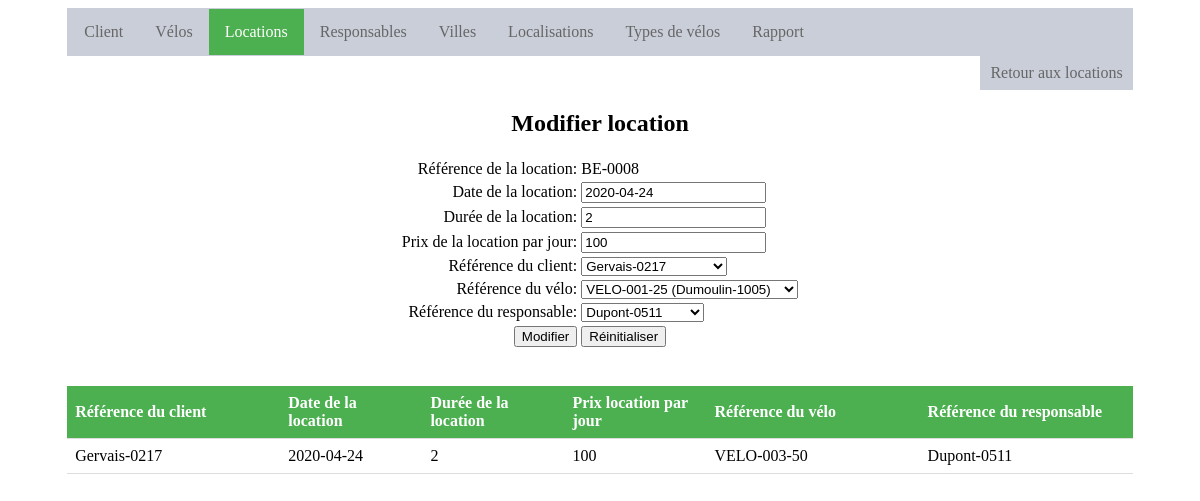
The page /update_location.php?id_location=BE-0008 on the database its author committed.
### tables this page shows
CREATE TABLE IF NOT EXISTS `Location` (
  `id_location` varchar(20) NOT NULL,
  `date_location` date NOT NULL,
  `duree_location` varchar(3) NOT NULL,
  `prix_location` varchar(3) NOT NULL,
  `id_client` varchar(20) NOT NULL,
  `id_velo` varchar(20) NOT NULL,
  `id_responsable` varchar(20) NOT NULL
);

### update_location.php (the view, shortened to what this page needs)
<!DOCTYPE html>
<html>
<link rel="stylesheet" type="text/css" href="./style.css">
<head>
</head>
<body>
<div class="contenant">
	<div class="menu">
		<ul class="menu">
			<li class="menu"><a href="index.php">Client</a></li>
			<li class="menu"><a href="velo.php">V&eacute;los</a></li>
			<li class="menu"><a class="active" href="location.php">Locations</a></li>
			<li class="menu"><a href="responsable.php">Responsables</a></li>
			<li class="menu"><a href="ville.php">Villes</a></li>
			<li class="menu"><a href="localisation.php">Localisations</a></li>
			<li class="menu"><a href="type_velo.php">Types de v&eacute;los</a></li>
			<li class="menu"><a href="rapport.php">Rapport</a></li>
		</ul>
		<ul class="menu_s">
			<li class="menu_s"><a href="location.php">Retour aux locations</a></li>
		</ul>
	</div>
	<div>
	<h2 align="center"> Modifier location</h2>
	<?php
	if (isset($_GET['id_location'])){
		$db_user = "s160180";
		$db= "mschyns_s160180";
		$db_pass = "mrhxz46474";
		$con= mysqli_connect("php2.hec.ulg.ac.be",$db_user,$db_pass,$db);
		$id_location = $_GET["id_location"];
		$requete = "SELECT * FROM Location WHERE id_location = '" . $id_location . "'";
		$result = mysqli_query($con, $requete);
		$nbLigne = mysqli_num_rows($result);
		if($nbLigne == 0){
			die("<center class=\"alert\">Cette location '.$id_location.' est inexistant.</center>");
		}else{
			$row = mysqli_fetch_array($result);
			$date_location=$row['date_location'];
			$duree_location=$row['duree_location'];
			$prix_location=$row['prix_location'];
			$id_client=$row['id_client'];
			$id_velo=$row['id_velo'];
			$id_responsable=$row['id_responsable'];
		}
		echo "<form name=\"location_update\" action=\"update_location.php?id_location=$id_location\" method=\"post\">";
		echo "<table align=\"center\">";
		echo "<tr><td align=right>R&eacute;f&eacute;rence de la location: </td><td>".$id_location."<input type=\"hidden\" name=\"id_location\" value=\"".$id_location."\"></td></tr>";
		echo "<tr><td align=right>Date de la location: </td><td><input type=\"text\" name=\"date_location\" value=\"".$date_location."\"></td></tr>";
		echo "<tr><td align=right>Dur&eacute;e de la location: </td><td><input type=\"text\" name=\"duree_location\" value=\"".$duree_location."\"></td></tr>";
		echo "<tr><td align=right>Prix de la location par jour: </td><td><input type=\"text\" name=\"prix_location\" value=\"".$prix_location."\"></td></tr>";
		echo "<tr><td align=right>R&eacute;f&eacute;rence du client: </td><td><select name=\"id_client\" value=\"".$id_client."\">";
			$result_option = mysqli_query($con, "SELECT id_client FROM Client");
			while($row = mysqli_fetch_array($result_option)){
				if ($row['id_client'] == $id_client){
					echo "<option value=\"".$row['id_client']."\" selected>".$row['id_client']."</option>";
				}else{
					echo "<option value=\"".$row['id_client']."\">".$row['id_client']."</option>";
				}
			}
		echo "</select>";
		echo "<tr><td align=right>R&eacute;f&eacute;rence du v&eacute;lo: </td><td><select name=\"id_velo\" value=\"".$id_velo."\">";
			$result_option = mysqli_query($con, "SELECT DISTINCT id_velo, id_localisation FROM Velo ORDER BY id_velo");
			while($row = mysqli_fetch_array($result_option)){
					echo "<option value=\"".$row['id_velo']."\">".$row['id_velo']." (".$row['id_localisation'].")</option>";
			}
		echo "</select>";
		echo "<tr><td align=right>R&eacute;f&eacute;rence du responsable: </td><td><select name=\"id_responsable\" value=\"".$id_responsable."\">";
			$result_option = mysqli_query($con, "SELECT id_responsable FROM Responsable");
			while($row = mysqli_fetch_array($result_option)){
				if ($row['id_responsable'] == $id_responsable){
					echo "<option value=\"".$row['id_responsable']."\" selected>".$row['id_responsable']."</option>";
				}else{
					echo "<option value=\"".$row['id_responsable']."\">".$row['id_responsable']."</option>";
				}
			}
		echo "</select>";
		echo "</td></tr>";
		echo "<tr><td align=right><input type=\"submit\" name=\"save_btn\" value=\"Modifier\"></td><td><input type=\"reset\" name=\"res_btn\" value=\"R&eacute;initialiser\"></td></tr>";
		echo "</table>";
		echo "</form>";
		echo "<br>";
		echo "<br>";
		$result_location = mysqli_query($con, "SELECT * FROM Location WHERE id_location = '" . $id_location . "'");
		echo "<table class=\"list\" align=\"center\">";
		echo "<th>R&eacute;f&eacute;rence du client</th><th>Date de la location</th><th>Dur&eacute;e de la location</th><th>Prix location par jour</th><th>R&eacute;f&eacute;rence du v&eacute;lo</th><th>R&eacute;f&eacute;rence du responsable</th>";
		while($row_location = mysqli_fetch_array($result_location)){
			echo "<tr class=\"list\">";
			echo "<td class=\"list\" width=\"15%\">".$row_location['id_client']."</a> </td>";
			echo "<td class=\"list\" width=\"10%\">".$row_location['date_location']."</td>";
			echo "<td class=\"list\" width=\"10%\">".$row_location['duree_location']."</td>";
			echo "<td class=\"list\" width=\"10%\">".$row_location['prix_location']."</td>";
			echo "<td class=\"list\" width=\"15%\">".$row_location['id_velo']."</td>";
			echo "<td class=\"list\" width=\"15%\">".$row_location['id_responsable']."</td>";
			echo "</tr>";
		}
		echo "</table>";
	}else{
		header('Location: location.php');
		exit();
	}
	?>
	</div>
	</div>
</body>
</html>

### style.css (style rules this page uses)
.contenant { display:block; margin-left: auto; margin-right: auto; width:90%; }
ul.menu { list-style-type: none; margin: 0; padding: 0; overflow: hidden; border: 1px solid #caced9; background-color: #caced9; }
li.menu { float: left; }
li.menu a { display: block; color: #666; text-align: center; padding: 14px 16px; text-decoration: none; }
li.menu a.active { color: white; background-color: #4CAF50; }
ul.menu_s { list-style-type: none; margin: 0; padding: 0; overflow: hidden; background-color: white; }
li.menu_s { float: right; }
li.menu_s a { display: block; color: #666; text-align: center; padding: 8px 10px; text-decoration: none; background-color: #caced9; }
table.list { border-collapse: collapse; margin: 0 auto; width: 100%; }
th { padding: 8px; text-align: left; border-bottom: 1px solid #ddd; background-color: #4CAF50; color:white; }
td.list { padding: 8px; text-align: left; border-bottom: 1px solid #ddd; }
a:link { color: blue; }

### rows shown on the page
location: date_location "2020-04-24", duree_location "2", prix_location "100", id_client "Gervais-0217", id_velo "VELO-003-50", id_responsable "Dupont-0511"

### other values the page prints
$id_location "BE-0008"
form field id_client "Gervais-0217"
form field id_velo "VELO-001-25 (Dumoulin-1005)"
form field id_responsable "Dupont-0511"
